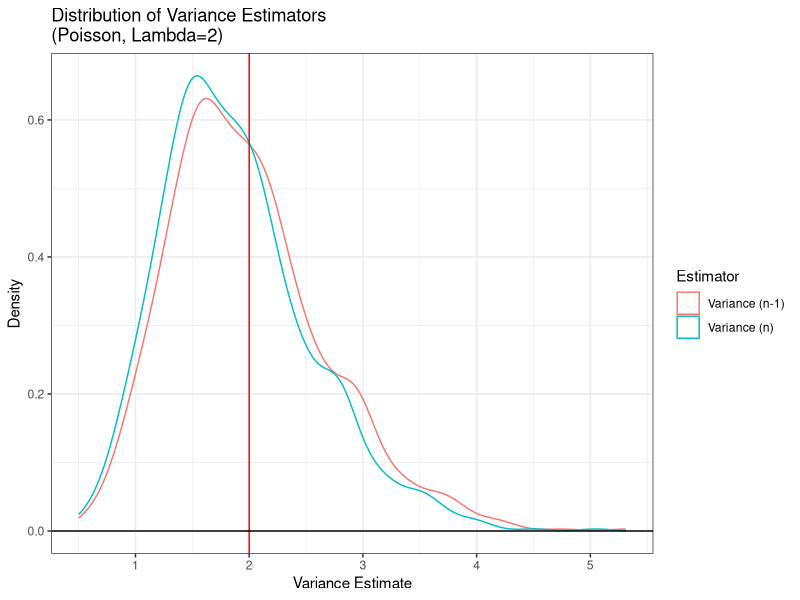
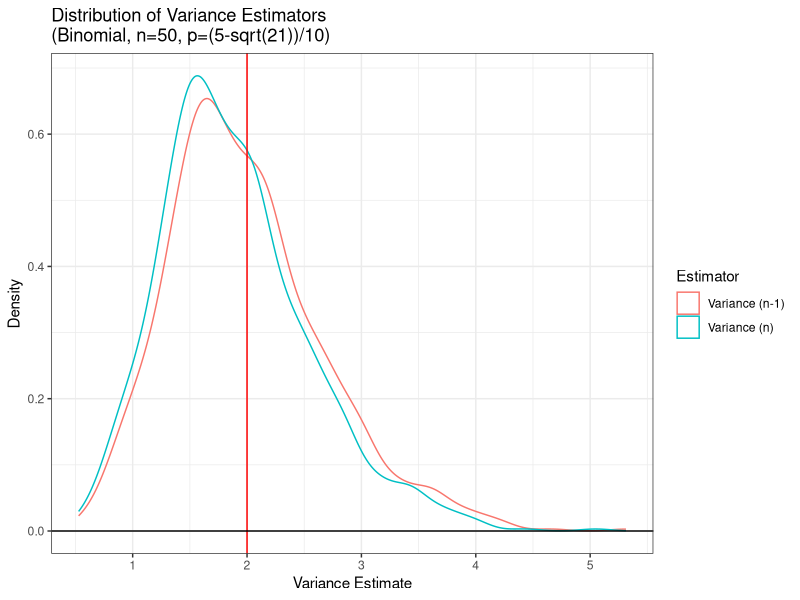
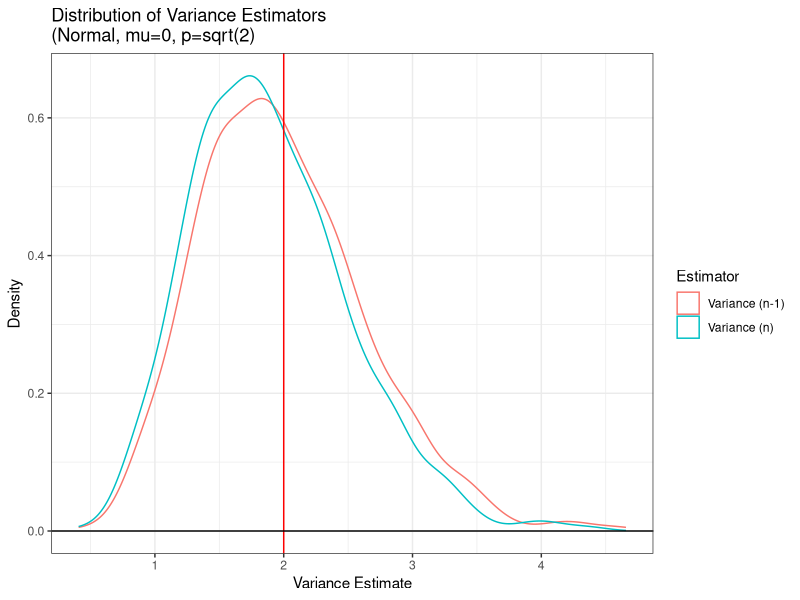
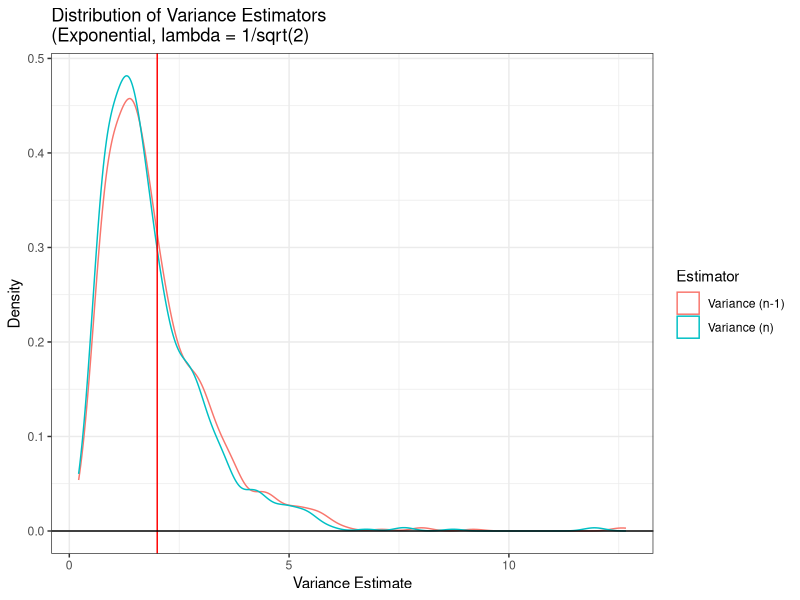
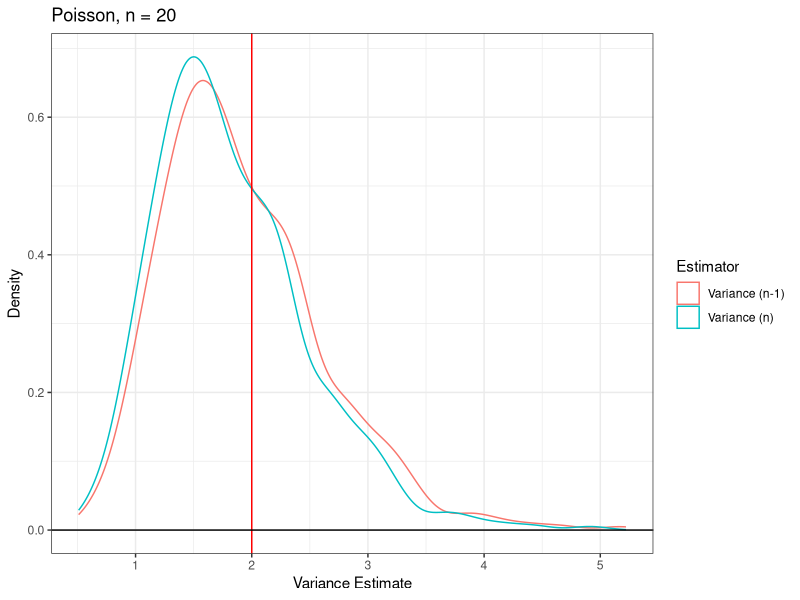
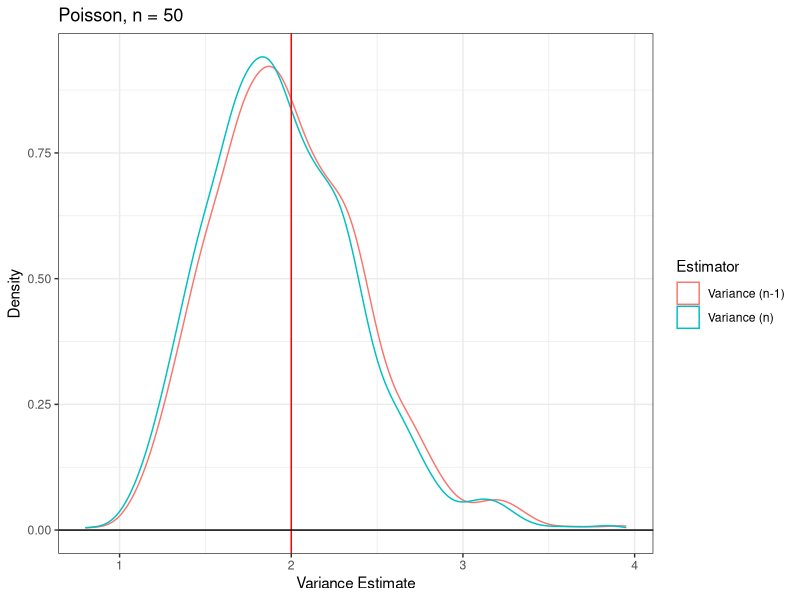
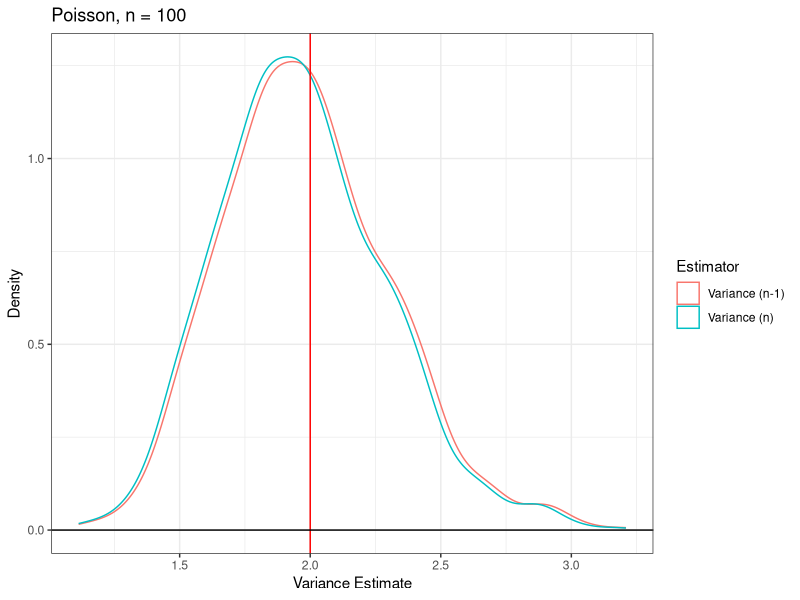
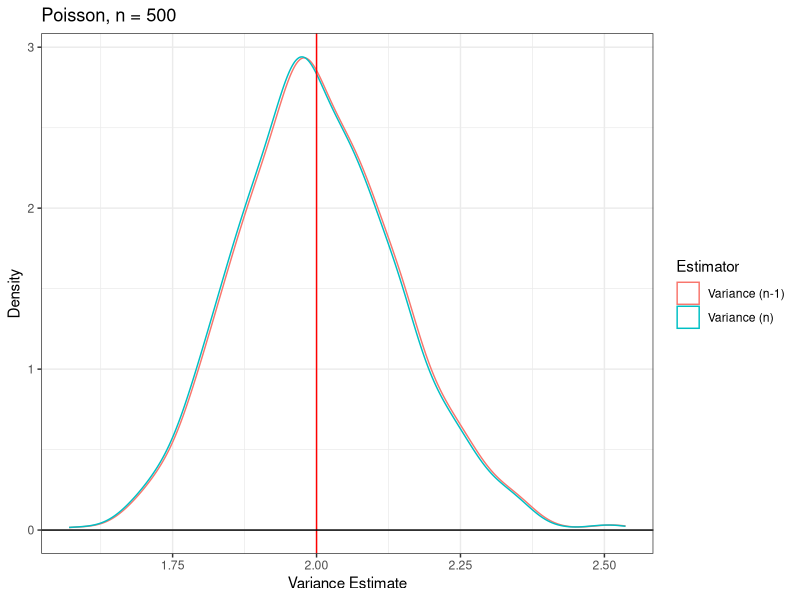

R code for these plots, in order:
## ---- chunk 1
#| echo: false

default_chunk_hook  <- knitr::knit_hooks$get("chunk")

latex_font_size <- c("Huge", "huge", "LARGE", "Large", 
                     "large", "normalsize", "small", 
                     "footnotesize", "scriptsize", "tiny")

knitr::knit_hooks$set(chunk = function(x, options) {
  x <- default_chunk_hook(x, options)
  if(options$size %in% latex_font_size) {
    paste0("\n \\", options$size, "\n\n", 
      x, 
      "\n\n \\normalsize"
    )
  } else {
    x
  }
})
## ---- chunk 2
#| label: load-packages
#| include: false
library(tidyverse)
library(patchwork)
library(knitr)
## ---- chunk 3
set.seed(7272)

var.n1 = NA #initialized vector for S_{n-1}^2
var.n = NA #initialized vector for S_{n}^2
n = 20
var.true = 2

for(i in 1:1000){
  x = rpois(n = n, lambda = 2)
  mean.val = sum(x) / n
  sqr.dev = (x-mean.val)^2
  
  var.n1[i] = sum(sqr.dev) / (n-1)
  var.n[i] = sum(sqr.dev) / n
}

# Compare estimators
bias.n1 = mean(var.n1 - var.true)
bias.n = mean(var.n - var.true)

precision.n1 = 1/var(var.n1)
precision.n = 1/var(var.n)

mse.n1 = bias.n1^2 + var(var.n1)
mse.n = bias.n^2 + var(var.n)

# Create numerical table
poisson.comparison = tibble(
  Estimator = c("Variance (n-1)", "Variance (n)"),
  Bias = c(bias.n1, bias.n),
  Precision = c(precision.n1,precision.n),
  MSE = c(mse.n1, mse.n)
)

poisson.comparison |>
  knitr::kable(digits = 2, caption = "Poisson Variance Estimator Comparison")

# Create Plots
ggdat = tibble(
  value = c(var.n1, var.n),
  estimator = rep(c("Variance (n-1)", "Variance (n)"), each = 1000)
)

ggdat |> ggplot() +
  geom_density(aes(x=value, color=estimator))+
  geom_vline(xintercept = var.true, col = "red") +
  geom_hline(yintercept = 0) +
  theme_bw() +
  labs(x = "Variance Estimate", 
       y = "Density",
       color = "Estimator") +
  ggtitle("Distribution of Variance Estimators\n(Poisson, Lambda=2)")
## ---- chunk 4
set.seed(7272)

var.n1 = NA #initialized vector for S_{n-1}^2
var.n = NA #initialized vector for S_{n}^2
n = 20
var.true = 2

for(i in 1:1000){
  x = rbinom(n,50,(5-sqrt(21))/10)
  mean.val = sum(x) / n
  sqr.dev = (x-mean.val)^2
  
  var.n1[i] = sum(sqr.dev) / (n-1)
  var.n[i] = sum(sqr.dev) / n
}

# Compare estimators
bias.n1 = mean(var.n1 - var.true)
bias.n = mean(var.n - var.true)

precision.n1 = 1/var(var.n1)
precision.n = 1/var(var.n)

mse.n1 = bias.n1^2 + var(var.n1)
mse.n = bias.n^2 + var(var.n)

# Create numerical table
binom.comparison = tibble(
  Estimator = c("Variance (n-1)", "Variance (n)"),
  Bias = c(bias.n1, bias.n),
  Precision = c(precision.n1,precision.n),
  MSE = c(mse.n1, mse.n)
)

binom.comparison |>
  knitr::kable(digits = 2, caption = "Binomial Variance Estimator Comparison")

# Create Plots
ggdat = tibble(
  value = c(var.n1, var.n),
  estimator = rep(c("Variance (n-1)", "Variance (n)"), each = 1000)
)

ggdat |> ggplot() +
  geom_density(aes(x=value, color=estimator))+
  geom_vline(xintercept = var.true, col = "red") +
  geom_hline(yintercept = 0) +
  theme_bw() +
  labs(x = "Variance Estimate", 
       y = "Density",
       color = "Estimator") +
  ggtitle("Distribution of Variance Estimators\n(Binomial, n=50, p=(5-sqrt(21))/10)")
## ---- chunk 5
set.seed(7272)

var.n1 = NA #initialized vector for S_{n-1}^2
var.n = NA #initialized vector for S_{n}^2
n = 20
var.true = 2

for(i in 1:1000){
  x = rnorm(n,0,sqrt(2))
  mean.val = sum(x) / n
  sqr.dev = (x-mean.val)^2
  
  var.n1[i] = sum(sqr.dev) / (n-1)
  var.n[i] = sum(sqr.dev) / n
}

# Compare estimators
bias.n1 = mean(var.n1 - var.true)
bias.n = mean(var.n - var.true)

precision.n1 = 1/var(var.n1)
precision.n = 1/var(var.n)

mse.n1 = bias.n1^2 + var(var.n1)
mse.n = bias.n^2 + var(var.n)

# Create numerical table
norm.comparison = tibble(
  Estimator = c("Variance (n-1)", "Variance (n)"),
  Bias = c(bias.n1, bias.n),
  Precision = c(precision.n1,precision.n),
  MSE = c(mse.n1, mse.n)
)

norm.comparison |>
  knitr::kable(digits = 2, caption = "Normal Dist. Variance Estimator Comparison")

# Create Plots
ggdat = tibble(
  value = c(var.n1, var.n),
  estimator = rep(c("Variance (n-1)", "Variance (n)"), each = 1000)
)

ggdat |> ggplot() +
  geom_density(aes(x=value, color=estimator))+
  geom_vline(xintercept = var.true, col = "red") +
  geom_hline(yintercept = 0) +
  theme_bw() +
  labs(x = "Variance Estimate", 
       y = "Density",
       color = "Estimator") +
  ggtitle("Distribution of Variance Estimators\n(Normal, mu=0, p=sqrt(2)")
## ---- chunk 6
set.seed(7272)

var.n1 = NA #initialized vector for S_{n-1}^2
var.n = NA #initialized vector for S_{n}^2
n = 20
var.true = 2

for(i in 1:1000){
  x = rexp(n,rate=1/sqrt(2))
  mean.val = sum(x) / n
  sqr.dev = (x-mean.val)^2
  
  var.n1[i] = sum(sqr.dev) / (n-1)
  var.n[i] = sum(sqr.dev) / n
}

# Compare estimators
bias.n1 = mean(var.n1 - var.true)
bias.n = mean(var.n - var.true)

precision.n1 = 1/var(var.n1)
precision.n = 1/var(var.n)

mse.n1 = bias.n1^2 + var(var.n1)
mse.n = bias.n^2 + var(var.n)

# Create numerical table
exp.comparison = tibble(
  Estimator = c("Variance (n-1)", "Variance (n)"),
  Bias = c(bias.n1, bias.n),
  Precision = c(precision.n1,precision.n),
  MSE = c(mse.n1, mse.n)
)

exp.comparison |>
  knitr::kable(digits = 2, caption = "Exp. Distr. Variance Estimator Comparison")

# Create Plots
ggdat = tibble(
  value = c(var.n1, var.n),
  estimator = rep(c("Variance (n-1)", "Variance (n)"), each = 1000)
)

ggdat |> ggplot() +
  geom_density(aes(x=value, color=estimator))+
  geom_vline(xintercept = var.true, col = "red") +
  geom_hline(yintercept = 0) +
  theme_bw() +
  labs(x = "Variance Estimate", 
       y = "Density",
       color = "Estimator") +
  ggtitle("Distribution of Variance Estimators\n(Exponential, lambda = 1/sqrt(2)")
## ---- chunk 7
#| echo=FALSE

distr.simulator = function(n, var.true, distr.name, title.name){
  set.seed(7272)

  var.n1 = NA
  var.n = NA

  for(i in 1:1000){
  
  x = case_when(
      distr.name == "poisson"  ~ rpois(n, 2),
      distr.name == "binomial" ~ rbinom(n, 50, (5 - sqrt(21))/10),
      distr.name == "normal"  ~ rnorm(n, 0, sqrt(2)),
      distr.name == "exponential"   ~ rexp(n, 1/sqrt(2))
    )

  mean.val = sum(x) / n
  sqr.dev = (x-mean.val)^2
  
  var.n1[i] = sum(sqr.dev) / (n-1)
  var.n[i] = sum(sqr.dev) / n
}

bias.n1 = mean(var.n1 - var.true)
bias.n = mean(var.n - var.true)

precision.n1 = 1/var(var.n1)
precision.n = 1/var(var.n)

mse.n1 = bias.n1^2 + var(var.n1)
mse.n = bias.n^2 + var(var.n)
  
comparison = tibble(
  Estimator = c("Variance (n-1)", "Variance (n)"),
  Bias = c(bias.n1, bias.n),
  Precision = c(precision.n1,precision.n),
  MSE = c(mse.n1, mse.n)
)


ggdat = tibble(
  value = c(var.n1, var.n),
  estimator = rep(c("Variance (n-1)", "Variance (n)"), each = 1000)
)

plot = ggdat |> ggplot() +
  geom_density(aes(x=value, color=estimator))+
  geom_vline(xintercept = var.true, col = "red") +
  geom_hline(yintercept = 0) +
  theme_bw() +
  labs(x = "Variance Estimate", 
       y = "Density",
       color = "Estimator") +
  ggtitle(title.name)

return(list(
    table = comparison,
    plot = plot
  ))

}
## ---- chunk 8
#| echo=FALSE

pois20 = distr.simulator(20, 2, "poisson", "Poisson, n = 20")
pois50 = distr.simulator(50, 2, "poisson", "Poisson, n = 50")
pois100 = distr.simulator(100, 2, "poisson", "Poisson, n = 100")
pois500 = distr.simulator(500, 2, "poisson", "Poisson, n = 500")

poisson.table = tibble(
  n = c(20, 50, 100, 500),
  `Bias (n-1)` = c(pois20$table$Bias[1], pois50$table$Bias[1], 
                   pois100$table$Bias[1], pois500$table$Bias[1]
  ),
  `Bias (n)` = c(pois20$table$Bias[2], pois50$table$Bias[2], 
                 pois100$table$Bias[2], pois500$table$Bias[2]
  ),               
  `Precision (n-1)` = c(pois20$table$Precision[1], pois50$table$Precision[1], 
                        pois100$table$Precision[1], pois500$table$Precision[1]
  ),                      
  `Precision (n)` = c(pois20$table$Precision[2],      
                      pois50$table$Precision[2], 
                      pois100$table$Precision[2], pois500$table$Precision[2]
  ),
  `MSE (n-1)` = c(pois20$table$MSE[1], pois50$table$MSE[1], 
                  pois100$table$MSE[1], pois500$table$MSE[1]
  ),                
  `MSE (n)` = c(pois20$table$MSE[2], pois50$table$MSE[2], 
                pois100$table$MSE[2], pois500$table$MSE[2]
  )
)


poisson.table |>
  knitr::kable(digits = 4,
               caption = "Poisson Variance Estimators Across Sample Sizes")

# Plots (didn't use patchwork because they were too small)
pois20$plot
pois50$plot
pois100$plot
pois500$plot
## ---- chunk 9
#| echo=FALSE
binom20 = distr.simulator(20, 2, "binomial", "Binomial, n = 20")
binom50 = distr.simulator(50, 2, "binomial", "Binomial, n = 50")
binom100 = distr.simulator(100, 2, "binomial", "Binomial, n = 100")
binom500 = distr.simulator(500, 2, "binomial", "Binomial, n = 500")

binom.table = tibble(
  n = c(20, 50, 100, 500),
  `Bias (n-1)` = c(binom20$table$Bias[1], binom50$table$Bias[1], 
                   binom100$table$Bias[1], binom500$table$Bias[1]
  ),
  `Bias (n)` = c(binom20$table$Bias[2], binom50$table$Bias[2], 
                 binom100$table$Bias[2], binom500$table$Bias[2]
  ),               
  `Precision (n-1)` = c(binom20$table$Precision[1], binom50$table$Precision[1], 
                        binom100$table$Precision[1], binom500$table$Precision[1]
  ),                      
  `Precision (n)` = c(binom20$table$Precision[2],      
                      binom50$table$Precision[2], 
                      binom100$table$Precision[2], binom500$table$Precision[2]
  ),
  `MSE (n-1)` = c(binom20$table$MSE[1], binom50$table$MSE[1], 
                  binom100$table$MSE[1], binom500$table$MSE[1]
  ),                
  `MSE (n)` = c(binom20$table$MSE[2], binom50$table$MSE[2], 
                binom100$table$MSE[2], binom500$table$MSE[2]
  )
)


binom.table |>
  knitr::kable(digits = 4,
               caption = "Binomial Variance Estimators Across Sample Sizes")

# Plots (didn't use patchwork because they were too small)
binom20$plot
binom50$plot
binom100$plot
binom500$plot
## ---- chunk 10
#| echo=FALSE
norm20 = distr.simulator(20, 2, "normal", "Normal, n = 20")
norm50 = distr.simulator(50, 2, "normal", "Normal, n = 50")
norm100 = distr.simulator(100, 2, "normal", "Normal, n = 100")
norm500 = distr.simulator(500, 2, "normal", "Normal, n = 500")

norm.table = tibble(
  n = c(20, 50, 100, 500),
  `Bias (n-1)` = c(norm20$table$Bias[1], norm50$table$Bias[1], 
                   norm100$table$Bias[1], norm500$table$Bias[1]
  ),
  `Bias (n)` = c(norm20$table$Bias[2], norm50$table$Bias[2], 
                 norm100$table$Bias[2], norm500$table$Bias[2]
  ),               
  `Precision (n-1)` = c(norm20$table$Precision[1], norm50$table$Precision[1], 
                        norm100$table$Precision[1], norm500$table$Precision[1]
  ),                      
  `Precision (n)` = c(norm20$table$Precision[2],      
                      norm50$table$Precision[2], 
                      norm100$table$Precision[2], norm500$table$Precision[2]
  ),
  `MSE (n-1)` = c(norm20$table$MSE[1], norm50$table$MSE[1], 
                  norm100$table$MSE[1], norm500$table$MSE[1]
  ),                
  `MSE (n)` = c(norm20$table$MSE[2], norm50$table$MSE[2], 
                norm100$table$MSE[2], norm500$table$MSE[2]
  )
)


norm.table |>
  knitr::kable(digits = 4,
               caption = "Normal Distribution Variance Estimators Across Sample Sizes")

# Plots (didn't use patchwork because they were too small)
norm20$plot
norm50$plot
norm100$plot
norm500$plot
## ---- chunk 11
#| echo=FALSE
norm20 = distr.simulator(20, 2, "normal", "Normal, n = 20")
norm50 = distr.simulator(50, 2, "normal", "Normal, n = 50")
norm100 = distr.simulator(100, 2, "normal", "Normal, n = 100")
norm500 = distr.simulator(500, 2, "normal", "Normal, n = 500")

norm.table = tibble(
  n = c(20, 50, 100, 500),
  `Bias (n-1)` = c(norm20$table$Bias[1], norm50$table$Bias[1], 
                   norm100$table$Bias[1], norm500$table$Bias[1]
  ),
  `Bias (n)` = c(norm20$table$Bias[2], norm50$table$Bias[2], 
                 norm100$table$Bias[2], norm500$table$Bias[2]
  ),               
  `Precision (n-1)` = c(norm20$table$Precision[1], norm50$table$Precision[1], 
                        norm100$table$Precision[1], norm500$table$Precision[1]
  ),                      
  `Precision (n)` = c(norm20$table$Precision[2],      
                      norm50$table$Precision[2], 
                      norm100$table$Precision[2], norm500$table$Precision[2]
  ),
  `MSE (n-1)` = c(norm20$table$MSE[1], norm50$table$MSE[1], 
                  norm100$table$MSE[1], norm500$table$MSE[1]
  ),                
  `MSE (n)` = c(norm20$table$MSE[2], norm50$table$MSE[2], 
                norm100$table$MSE[2], norm500$table$MSE[2]
  )
)


norm.table |>
  knitr::kable(digits = 4,
               caption = "Normal Distribution Variance Estimators Across Sample Sizes")

# Plots (didn't use patchwork because they were too small)
norm20$plot
norm50$plot
norm100$plot
norm500$plot
